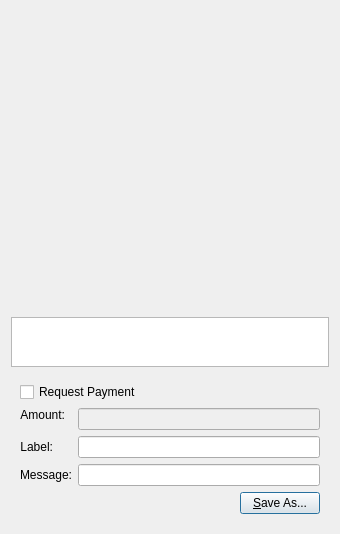
<?xml version="1.0" encoding="UTF-8"?>
<ui version="4.0">
 <class>QRCodeDialog</class>
 <widget class="QDialog" name="QRCodeDialog">
  <property name="geometry">
   <rect>
    <x>0</x>
    <y>0</y>
    <width>340</width>
    <height>530</height>
   </rect>
  </property>
  <property name="windowTitle">
   <string>QR Code Dialog</string>
  </property>
  <property name="autoFillBackground">
   <bool>true</bool>
  </property>
  <layout class="QVBoxLayout" name="verticalLayout_3">
   <item>
    <widget class="QLabel" name="lblQRCode">
     <property name="sizePolicy">
      <sizepolicy hsizetype="Expanding" vsizetype="Expanding">
       <horstretch>0</horstretch>
       <verstretch>0</verstretch>
      </sizepolicy>
     </property>
     <property name="minimumSize">
      <size>
       <width>300</width>
       <height>300</height>
      </size>
     </property>
     <property name="textFormat">
      <enum>Qt::PlainText</enum>
     </property>
     <property name="alignment">
      <set>Qt::AlignCenter</set>
     </property>
     <property name="wordWrap">
      <bool>true</bool>
     </property>
    </widget>
   </item>
   <item>
    <widget class="QPlainTextEdit" name="outUri">
     <property name="sizePolicy">
      <sizepolicy hsizetype="Expanding" vsizetype="Minimum">
       <horstretch>0</horstretch>
       <verstretch>0</verstretch>
      </sizepolicy>
     </property>
     <property name="minimumSize">
      <size>
       <width>0</width>
       <height>50</height>
      </size>
     </property>
     <property name="tabChangesFocus">
      <bool>true</bool>
     </property>
     <property name="textInteractionFlags">
      <set>Qt::TextSelectableByKeyboard|Qt::TextSelectableByMouse</set>
     </property>
    </widget>
   </item>
   <item>
    <widget class="QWidget" name="widget" native="true">
     <layout class="QVBoxLayout" name="verticalLayout_2">
      <item>
       <widget class="QCheckBox" name="chkReqPayment">
        <property name="enabled">
         <bool>true</bool>
        </property>
        <property name="text">
         <string>Request Payment</string>
        </property>
       </widget>
      </item>
      <item>
       <layout class="QFormLayout" name="formLayout">
        <property name="fieldGrowthPolicy">
         <enum>QFormLayout::AllNonFixedFieldsGrow</enum>
        </property>
        <item row="1" column="0">
         <widget class="QLabel" name="lblLabel">
          <property name="text">
           <string>Label:</string>
          </property>
          <property name="textFormat">
           <enum>Qt::PlainText</enum>
          </property>
          <property name="alignment">
           <set>Qt::AlignRight|Qt::AlignTrailing|Qt::AlignVCenter</set>
          </property>
          <property name="buddy">
           <cstring>lnLabel</cstring>
          </property>
         </widget>
        </item>
        <item row="1" column="1">
         <widget class="QLineEdit" name="lnLabel"/>
        </item>
        <item row="2" column="0">
         <widget class="QLabel" name="lblMessage">
          <property name="text">
           <string>Message:</string>
          </property>
          <property name="textFormat">
           <enum>Qt::PlainText</enum>
          </property>
          <property name="alignment">
           <set>Qt::AlignRight|Qt::AlignTrailing|Qt::AlignVCenter</set>
          </property>
          <property name="buddy">
           <cstring>lnMessage</cstring>
          </property>
         </widget>
        </item>
        <item row="2" column="1">
         <widget class="QLineEdit" name="lnMessage"/>
        </item>
        <item row="0" column="0">
         <widget class="QLabel" name="lblAmount">
          <property name="sizePolicy">
           <sizepolicy hsizetype="Preferred" vsizetype="Maximum">
            <horstretch>0</horstretch>
            <verstretch>0</verstretch>
           </sizepolicy>
          </property>
          <property name="text">
           <string>Amount:</string>
          </property>
          <property name="textFormat">
           <enum>Qt::PlainText</enum>
          </property>
          <property name="alignment">
           <set>Qt::AlignRight|Qt::AlignTrailing|Qt::AlignVCenter</set>
          </property>
          <property name="buddy">
           <cstring>lnReqAmount</cstring>
          </property>
         </widget>
        </item>
        <item row="0" column="1">
         <widget class="BitcoinAmountField" name="lnReqAmount">
          <property name="enabled">
           <bool>false</bool>
          </property>
          <property name="minimumSize">
           <size>
            <width>80</width>
            <height>0</height>
           </size>
          </property>
         </widget>
        </item>
       </layout>
      </item>
      <item>
       <layout class="QHBoxLayout" name="horizontalLayout">
        <item>
         <spacer name="horizontalSpacer">
          <property name="orientation">
           <enum>Qt::Horizontal</enum>
          </property>
          <property name="sizeHint" stdset="0">
           <size>
            <width>40</width>
            <height>20</height>
           </size>
          </property>
         </spacer>
        </item>
        <item>
         <widget class="QPushButton" name="btnSaveAs">
          <property name="text">
           <string>&amp;Save As...</string>
          </property>
         </widget>
        </item>
       </layout>
      </item>
     </layout>
    </widget>
   </item>
  </layout>
 </widget>
 <customwidgets>
  <customwidget>
   <class>BitcoinAmountField</class>
   <extends>QLineEdit</extends>
   <header>bitcoinamountfield.h</header>
   <container>1</container>
  </customwidget>
 </customwidgets>
 <resources/>
 <connections>
  <connection>
   <sender>chkReqPayment</sender>
   <signal>clicked(bool)</signal>
   <receiver>lnReqAmount</receiver>
   <slot>setEnabled(bool)</slot>
   <hints>
    <hint type="sourcelabel">
     <x>92</x>
     <y>285</y>
    </hint>
    <hint type="destinationlabel">
     <x>98</x>
     <y>311</y>
    </hint>
   </hints>
  </connection>
 </connections>
</ui>
